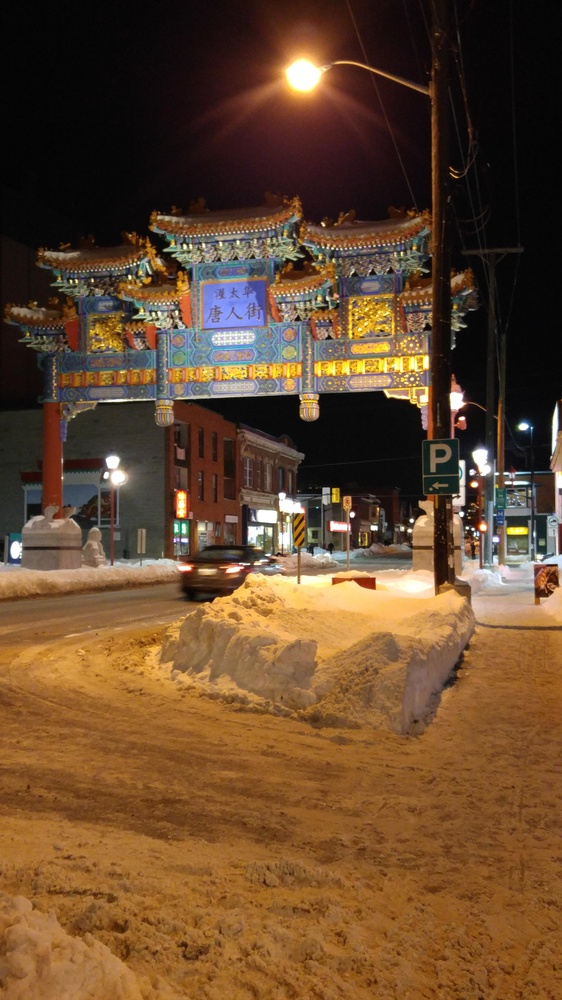
#> input picture images/ottawa-trip-2016/20160218_193254.jpg, 562 x 1000 px, shrunk from 2988 x 5312 before the run
$ python orientation.py
#> lines starting #> are read from the running program, lines starting #| are printed output that depends on the picture
from PIL.ExifTags import TAGS
from PIL import Image

image_file = "20160218_193254.jpg"
im = Image.open(image_file)
#> im is the input picture: PIL image 562x1000 RGB; mean R, G, B 102.2, 72.9, 46.1
im.transpose(Image.ROTATE_270).save(image_file)
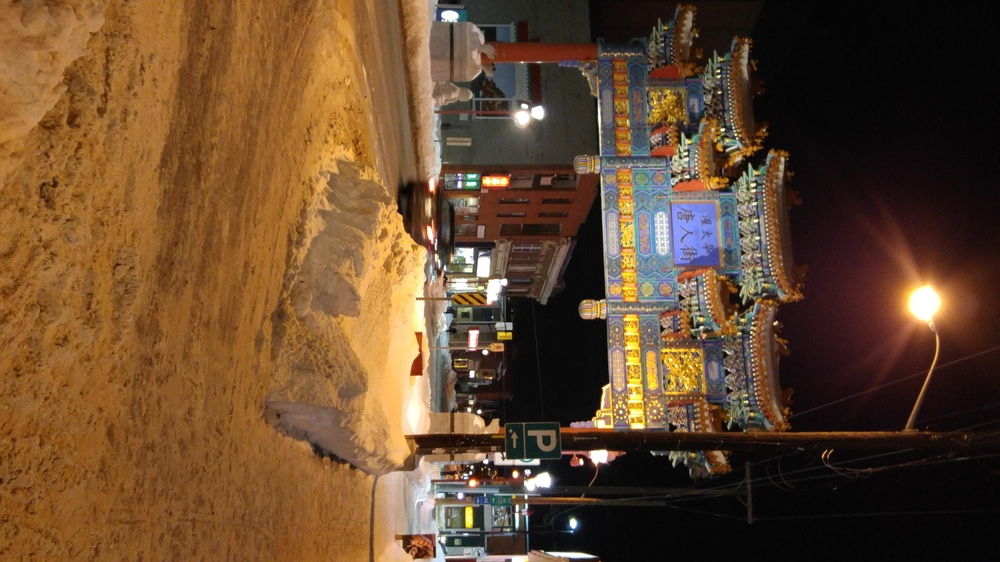
#> saved as 20160218_193254.jpg: PIL image 1000x562 RGB; mean R, G, B 102.2, 72.9, 46.1

$ run again, with images/ottawa-trip-2016/20160217_174733.jpg copied over images/ottawa-trip-2016/20160218_193254.jpg
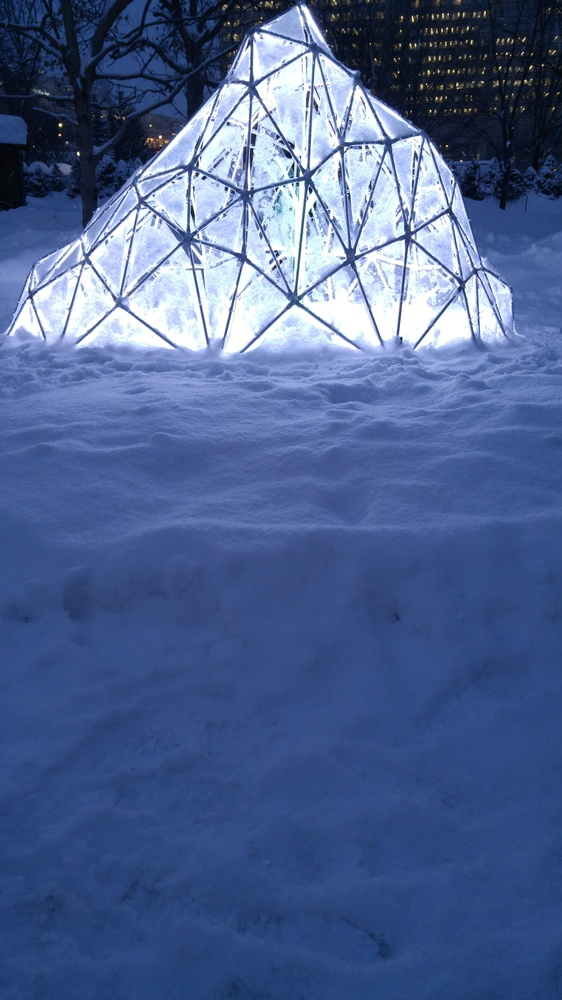
#> input picture images/ottawa-trip-2016/20160217_174733.jpg, 562 x 1000 px, shrunk from 2988 x 5312 before the run
#> im is the input picture: PIL image 562x1000 RGB; mean R, G, B 77.5, 98.4, 143.4
#> `im.transpose(Image.ROTATE_270).save(image_file)`:
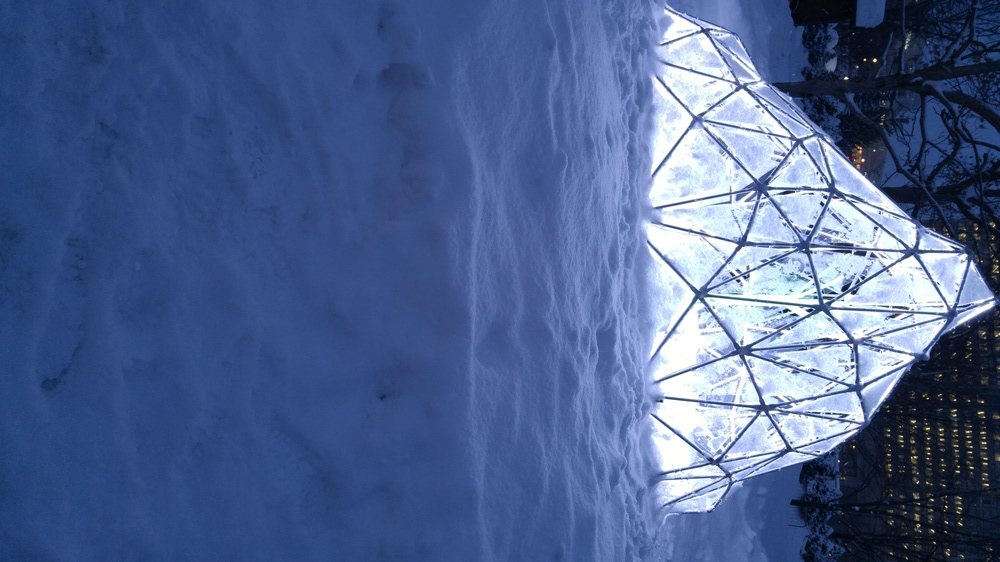
#> saved as 20160218_193254.jpg: PIL image 1000x562 RGB; mean R, G, B 77.5, 98.4, 143.4
